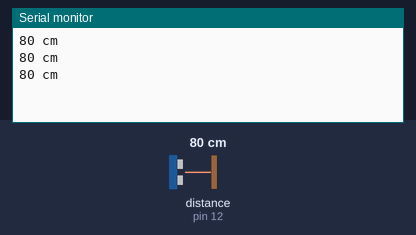
A sketch run on a simulated Arduino Uno, built with avr-gcc and run on an emulated ATmega328P. Parts: the last lines printed to the serial monitor. Wiring (inferred from the names in the program): ultrasonic range finder: trigger pin 11; echo pin 12. Inputs (shaded band) come from the test bench; at power-on: distance to the obstacle (sensor on pin 12) 80 cm. The echo pulse lasts 58.3 µs per cm.

Above: at 1.2 s.
1.3 s: distance to the obstacle (sensor on pin 12) set to 2 cm
At 2.31 s:
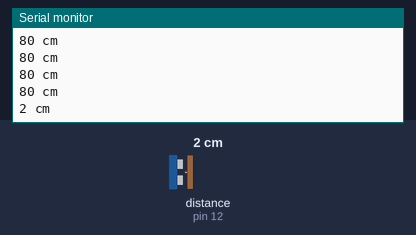
2.8 s: distance to the obstacle (sensor on pin 12) set to 4 cm
At 3.31 s:
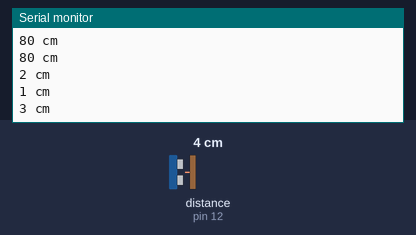
Timing chart, 0 to 5.8 s (numbered marks = the images above; inputs shaded):
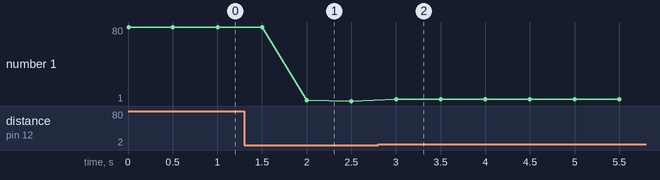

Measured:
- after the input at 1.3 s, the serial monitor: prints a new line after 0.70 s (image 1)
- after the input at 2.8 s, the serial monitor: prints a new line after 0.20 s (image 2)
- plotted number 1: 80 → 1 after the input at 1.3 s, 1 → 3 after the input at 2.8 s

The sketch:

13_PCINT_ultrasonic.ino
```cpp
#include <TimerOne.h>
#include <PinChangeInterrupt.h>

const int trig_pin = 11;
const int echo_pin = 12;
int start_flag = 1;
unsigned long echo_duration = 0;

void echoIsr(void){
  static unsigned long echo_begin = 0;
  static unsigned long echo_end = 0;
  unsigned int echo_pin_state = digitalRead(echo_pin);

  if(echo_pin_state == HIGH){
    echo_begin = micros();
  }else{
    echo_end = micros();
    echo_duration = echo_end - echo_begin;
  }
}

void timer1Isr(void){
  start_flag = 1;
}

void setup() {
  // put your setup code here, to run once:
  Serial.begin(115200);
  pinMode(trig_pin, OUTPUT);
  pinMode(echo_pin, INPUT);

  Timer1.initialize(500000);
  Timer1.attachInterrupt(timer1Isr);
  attachPCINT(digitalPinToPCINT(echo_pin), echoIsr, CHANGE);
}

void loop() {
  // put your main code here, to run repeatedly:
  if(start_flag == 1){
    if(echo_duration == 0){
      digitalWrite(trig_pin, LOW);
      delayMicroseconds(2);
      digitalWrite(trig_pin, HIGH);
      delayMicroseconds(10);
      digitalWrite(trig_pin, LOW);
    }else{
      unsigned long distance = echo_duration / 58;
      Serial.print(distance);
      Serial.println(" cm");
      echo_duration = 0;
      start_flag = 0;
    }
  }
}
```
